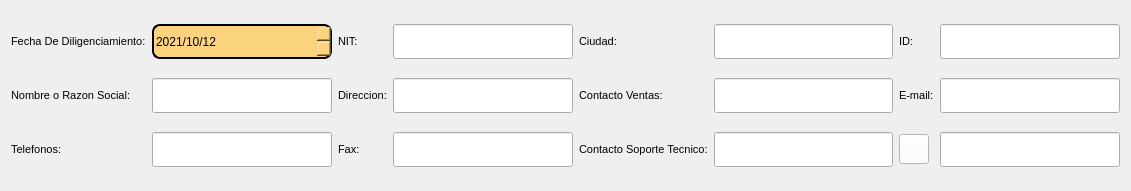
           <widget class="QWidget" name="gridLayoutWidget_11">
            <property name="geometry">
             <rect>
              <x>50</x>
              <y>50</y>
              <width>1131</width>
              <height>191</height>
             </rect>
            </property>
            <layout class="QGridLayout" name="gridLayout_11">
             <item row="0" column="0">
              <widget class="QLabel" name="label_107">
               <property name="font">
                <font>
                 <family>Arial</family>
                 <pointsize>8</pointsize>
                </font>
               </property>
               <property name="styleSheet">
                <string notr="true">QLabel{
border: white;
}</string>
               </property>
               <property name="text">
                <string>Fecha De Diligenciamiento:</string>
               </property>
              </widget>
             </item>
             <item row="1" column="0">
              <widget class="QLabel" name="label_106">
               <property name="font">
                <font>
                 <family>Arial</family>
                 <pointsize>8</pointsize>
                </font>
               </property>
               <property name="styleSheet">
                <string notr="true">QLabel{
border: white;
}</string>
               </property>
               <property name="text">
                <string>Nombre o Razon Social:</string>
               </property>
              </widget>
             </item>
             <item row="1" column="5">
              <widget class="QLineEdit" name="lineEdit_63">
               <property name="minimumSize">
                <size>
                 <width>0</width>
                 <height>35</height>
                </size>
               </property>
               <property name="font">
                <font>
                 <family>Arial</family>
                </font>
               </property>
               <property name="styleSheet">
                <string notr="true"/>
               </property>
              </widget>
             </item>
             <item row="2" column="7">
              <widget class="QLineEdit" name="lineEdit_64">
               <property name="minimumSize">
                <size>
                 <width>0</width>
                 <height>35</height>
                </size>
               </property>
               <property name="font">
                <font>
                 <family>Arial</family>
                </font>
               </property>
               <property name="styleSheet">
                <string notr="true"/>
               </property>
              </widget>
             </item>
             <item row="2" column="1">
              <widget class="QLineEdit" name="lineEdit_61">
               <property name="minimumSize">
                <size>
                 <width>0</width>
                 <height>35</height>
                </size>
               </property>
               <property name="font">
                <font>
                 <family>Arial</family>
                </font>
               </property>
               <property name="styleSheet">
                <string notr="true"/>
               </property>
               <property name="text">
                <string/>
               </property>
              </widget>
             </item>
             <item row="2" column="4">
              <widget class="QLabel" name="label_104">
               <property name="font">
                <font>
                 <family>Arial</family>
                 <pointsize>8</pointsize>
                </font>
               </property>
               <property name="styleSheet">
                <string notr="true">QLabel{
border: white;
}</string>
               </property>
               <property name="text">
                <string>Fax:</string>
               </property>
              </widget>
             </item>
             <item row="2" column="0">
              <widget class="QLabel" name="label_105">
               <property name="font">
                <font>
                 <family>Arial</family>
                 <pointsize>8</pointsize>
                </font>
               </property>
               <property name="styleSheet">
                <string notr="true">QLabel{
border: white;
}</string>
               </property>
               <property name="text">
                <string>Telefonos:</string>
               </property>
              </widget>
             </item>
             <item row="0" column="4">
              <widget class="QLabel" name="label_100">
               <property name="font">
                <font>
                 <family>Arial</family>
                 <pointsize>8</pointsize>
                </font>
               </property>
               <property name="styleSheet">
                <string notr="true">QLabel{
border: white;
}</string>
               </property>
               <property name="text">
                <string>NIT:</string>
               </property>
              </widget>
             </item>
             <item row="0" column="1">
              <widget class="QDateEdit" name="FDiligenciamiento_2">
               <property name="minimumSize">
                <size>
                 <width>0</width>
                 <height>35</height>
                </size>
               </property>
               <property name="font">
                <font>
                 <family>Arial</family>
                </font>
               </property>
               <property name="styleSheet">
                <string notr="true">QDateEdit{
Border: 2px solid black;
Border-radius: 8px;
background:#FBD27E;
}</string>
               </property>
               <property name="dateTime">
                <datetime>
                 <hour>0</hour>
                 <minute>0</minute>
                 <second>0</second>
                 <year>2021</year>
                 <month>10</month>
                 <day>12</day>
                </datetime>
               </property>
               <property name="maximumDate">
                <date>
                 <year>3000</year>
                 <month>12</month>
                 <day>31</day>
                </date>
               </property>
               <property name="minimumDate">
                <date>
                 <year>2021</year>
                 <month>5</month>
                 <day>17</day>
                </date>
               </property>
               <property name="displayFormat">
                <string>yyyy/MM/d</string>
               </property>
              </widget>
             </item>
             <item row="1" column="4">
              <widget class="QLabel" name="label_78">
               <property name="font">
                <font>
                 <family>Arial</family>
                 <pointsize>8</pointsize>
                </font>
               </property>
               <property name="styleSheet">
                <string notr="true">QLabel{
border: white;
}</string>
               </property>
               <property name="text">
                <string>Direccion:</string>
               </property>
              </widget>
             </item>
             <item row="0" column="6">
              <widget class="QLabel" name="label_101">
               <property name="font">
                <font>
                 <family>Arial</family>
                 <pointsize>8</pointsize>
                </font>
               </property>
               <property name="styleSheet">
                <string notr="true">QLabel{
border: white;
}</string>
               </property>
               <property name="text">
                <string>Ciudad:</string>
               </property>
              </widget>
             </item>
             <item row="0" column="7">
              <widget class="QLineEdit" name="lineEdit_58">
               <property name="minimumSize">
                <size>
                 <width>0</width>
                 <height>35</height>
                </size>
               </property>
               <property name="font">
                <font>
                 <family>Arial</family>
                </font>
               </property>
               <property name="styleSheet">
                <string notr="true"/>
               </property>
              </widget>
             </item>
             <item row="1" column="6">
              <widget class="QLabel" name="label_102">
               <property name="font">
                <font>
                 <family>Arial</family>
                 <pointsize>8</pointsize>
                </font>
               </property>
               <property name="styleSheet">
                <string notr="true">QLabel{
border: white;
}</string>
               </property>
               <property name="text">
                <string>Contacto Ventas:</string>
               </property>
              </widget>
             </item>
             <item row="1" column="1">
              <widget class="QLineEdit" name="lineEdit_60">
               <property name="minimumSize">
                <size>
                 <width>0</width>
                 <height>35</height>
                </size>
               </property>
               <property name="font">
                <font>
                 <family>Arial</family>
                </font>
               </property>
               <property name="styleSheet">
                <string notr="true"/>
               </property>
               <property name="text">
                <string/>
               </property>
              </widget>
             </item>
             <item row="1" column="7">
              <widget class="QLineEdit" name="lineEdit_59">
               <property name="minimumSize">
                <size>
                 <width>0</width>
                 <height>35</height>
                </size>
               </property>
               <property name="font">
                <font>
                 <family>Arial</family>
                </font>
               </property>
               <property name="styleSheet">
                <string notr="true"/>
               </property>
              </widget>
             </item>
             <item row="2" column="6">
              <widget class="QLabel" name="label_103">
               <property name="font">
                <font>
                 <family>Arial</family>
                 <pointsize>8</pointsize>
                </font>
               </property>
               <property name="styleSheet">
                <string notr="true">QLabel{
border: white;
}</string>
               </property>
               <property name="text">
                <string>Contacto Soporte Tecnico:</string>
               </property>
              </widget>
             </item>
             <item row="1" column="10">
              <widget class="QLineEdit" name="lineEdit_57">
               <property name="minimumSize">
                <size>
                 <width>0</width>
                 <height>35</height>
                </size>
               </property>
               <property name="font">
                <font>
                 <family>Arial</family>
                </font>
               </property>
               <property name="styleSheet">
                <string notr="true"/>
               </property>
              </widget>
             </item>
             <item row="0" column="5">
              <widget class="QLineEdit" name="lineEdit_68">
               <property name="minimumSize">
                <size>
                 <width>0</width>
                 <height>35</height>
                </size>
               </property>
               <property name="font">
                <font>
                 <family>Arial</family>
                </font>
               </property>
               <property name="styleSheet">
                <string notr="true"/>
               </property>
              </widget>
             </item>
             <item row="1" column="8">
              <widget class="QLabel" name="label_113">
               <property name="font">
                <font>
                 <family>Arial</family>
                 <pointsize>8</pointsize>
                </font>
               </property>
               <property name="styleSheet">
                <string notr="true">QLabel{
border: white;
}</string>
               </property>
               <property name="text">
                <string>E-mail:</string>
               </property>
              </widget>
             </item>
             <item row="2" column="5">
              <widget class="QLineEdit" name="lineEdit_62">
               <property name="minimumSize">
                <size>
                 <width>0</width>
                 <height>35</height>
                </size>
               </property>
               <property name="font">
                <font>
                 <family>Arial</family>
                </font>
               </property>
               <property name="styleSheet">
                <string notr="true"/>
               </property>
              </widget>
             </item>
             <item row="0" column="10">
              <widget class="QLineEdit" name="lineEdit_67">
               <property name="minimumSize">
                <size>
                 <width>0</width>
                 <height>35</height>
                </size>
               </property>
               <property name="font">
                <font>
                 <family>Arial</family>
                </font>
               </property>
               <property name="styleSheet">
                <string notr="true"/>
               </property>
              </widget>
             </item>
             <item row="2" column="8">
              <widget class="QPushButton" name="pushButton_23">
               <property name="enabled">
                <bool>true</bool>
               </property>
               <property name="maximumSize">
                <size>
                 <width>30</width>
                 <height>30</height>
                </size>
               </property>
               <property name="palette">
                <palette>
                 <active>
                  <colorrole role="WindowText">
                   <brush brushstyle="SolidPattern">
                    <color alpha="255">
                     <red>0</red>
                     <green>48</green>
                     <blue>87</blue>
                    </color>
                   </brush>
                  </colorrole>
                  <colorrole role="Button">
                   <brush brushstyle="SolidPattern">
                    <color alpha="255">
                     <red>255</red>
                     <green>255</green>
                     <blue>255</blue>
                    </color>
                   </brush>
                  </colorrole>
                  <colorrole role="Light">
                   <brush brushstyle="SolidPattern">
                    <color alpha="255">
                     <red>0</red>
                     <green>72</green>
                     <blue>131</blue>
                    </color>
                   </brush>
                  </colorrole>
                  <colorrole role="Midlight">
                   <brush brushstyle="SolidPattern">
                    <color alpha="255">
                     <red>0</red>
                     <green>60</green>
                     <blue>109</blue>
                    </color>
                   </brush>
                  </colorrole>
                  <colorrole role="Dark">
                   <brush brushstyle="SolidPattern">
                    <color alpha="255">
                     <red>0</red>
                     <green>24</green>
                     <blue>43</blue>
                    </color>
                   </brush>
                  </colorrole>
                  <colorrole role="Mid">
                   <brush brushstyle="SolidPattern">
                    <color alpha="255">
                     <red>0</red>
                     <green>32</green>
                     <blue>58</blue>
                    </color>
                   </brush>
                  </colorrole>
                  <colorrole role="Text">
                   <brush brushstyle="SolidPattern">
                    <color alpha="255">
                     <red>0</red>
                     <green>48</green>
                     <blue>87</blue>
                    </color>
                   </brush>
                  </colorrole>
                  <colorrole role="BrightText">
                   <brush brushstyle="SolidPattern">
                    <color alpha="255">
                     <red>255</red>
                     <green>255</green>
                     <blue>255</blue>
                    </color>
                   </brush>
                  </colorrole>
                  <colorrole role="ButtonText">
                   <brush brushstyle="SolidPattern">
                    <color alpha="255">
                     <red>0</red>
                     <green>48</green>
                     <blue>87</blue>
                    </color>
                   </brush>
                  </colorrole>
                  <colorrole role="Base">
                   <brush brushstyle="SolidPattern">
                    <color alpha="255">
                     <red>255</red>
                     <green>255</green>
                     <blue>255</blue>
                    </color>
                   </brush>
                  </colorrole>
                  <colorrole role="Window">
                   <brush brushstyle="SolidPattern">
                    <color alpha="255">
                     <red>255</red>
                     <green>255</green>
                     <blue>255</blue>
                    </color>
                   </brush>
                  </colorrole>
                  <colorrole role="Shadow">
                   <brush brushstyle="SolidPattern">
                    <color alpha="255">
                     <red>0</red>
                     <green>0</green>
                     <blue>0</blue>
                    </color>
                   </brush>
                  </colorrole>
                  <colorrole role="AlternateBase">
                   <brush brushstyle="SolidPattern">
                    <color alpha="255">
                     <red>0</red>
                     <green>24</green>
                     <blue>43</blue>
                    </color>
                   </brush>
                  </colorrole>
                  <colorrole role="ToolTipBase">
                   <brush brushstyle="SolidPattern">
                    <color alpha="255">
                     <red>255</red>
                     <green>255</green>
                     <blue>220</blue>
                    </color>
                   </brush>
                  </colorrole>
                  <colorrole role="ToolTipText">
                   <brush brushstyle="SolidPattern">
                    <color alpha="255">
                     <red>0</red>
                     <green>0</green>
                     <blue>0</blue>
                    </color>
                   </brush>
                  </colorrole>
                 </active>
                 <inactive>
                  <colorrole role="WindowText">
                   <brush brushstyle="SolidPattern">
                    <color alpha="255">
                     <red>0</red>
                     <green>48</green>
                     <blue>87</blue>
                    </color>
                   </brush>
                  </colorrole>
                  <colorrole role="Button">
                   <brush brushstyle="SolidPattern">
                    <color alpha="255">
                     <red>255</red>
                     <green>255</green>
                     <blue>255</blue>
                    </color>
                   </brush>
                  </colorrole>
                  <colorrole role="Light">
                   <brush brushstyle="SolidPattern">
                    <color alpha="255">
                     <red>0</red>
                     <green>72</green>
                     <blue>131</blue>
                    </color>
                   </brush>
                  </colorrole>
                  <colorrole role="Midlight">
                   <brush brushstyle="SolidPattern">
                    <color alpha="255">
                     <red>0</red>
                     <green>60</green>
                     <blue>109</blue>
                    </color>
                   </brush>
                  </colorrole>
                  <colorrole role="Dark">
                   <brush brushstyle="SolidPattern">
                    <color alpha="255">
                     <red>0</red>
                     <green>24</green>
                     <blue>43</blue>
                    </color>
                   </brush>
                  </colorrole>
                  <colorrole role="Mid">
                   <brush brushstyle="SolidPattern">
                    <color alpha="255">
                     <red>0</red>
                     <green>32</green>
                     <blue>58</blue>
                    </color>
                   </brush>
                  </colorrole>
                  <colorrole role="Text">
                   <brush brushstyle="SolidPattern">
                    <color alpha="255">
                     <red>0</red>
                     <green>48</green>
                     <blue>87</blue>
                    </color>
                   </brush>
                  </colorrole>
                  <colorrole role="BrightText">
                   <brush brushstyle="SolidPattern">
                    <color alpha="255">
                     <red>255</red>
                     <green>255</green>
                     <blue>255</blue>
                    </color>
                   </brush>
                  </colorrole>
                  <colorrole role="ButtonText">
                   <brush brushstyle="SolidPattern">
                    <color alpha="255">
                     <red>0</red>
                     <green>48</green>
                     <blue>87</blue>
                    </color>
                   </brush>
                  </colorrole>
                  <colorrole role="Base">
                   <brush brushstyle="SolidPattern">
                    <color alpha="255">
                     <red>255</red>
                     <green>255</green>
                     <blue>255</blue>
                    </color>
                   </brush>
                  </colorrole>
                  <colorrole role="Window">
                   <brush brushstyle="SolidPattern">
                    <color alpha="255">
                     <red>255</red>
                     <green>255</green>
                     <blue>255</blue>
                    </color>
                   </brush>
                  </colorrole>
                  <colorrole role="Shadow">
                   <brush brushstyle="SolidPattern">
                    <color alpha="255">
                     <red>0</red>
                     <green>0</green>
                     <blue>0</blue>
                    </color>
                   </brush>
                  </colorrole>
                  <colorrole role="AlternateBase">
                   <brush brushstyle="SolidPattern">
                    <color alpha="255">
                     <red>0</red>
                     <green>24</green>
                     <blue>43</blue>
                    </color>
                   </brush>
                  </colorrole>
                  <colorrole role="ToolTipBase">
                   <brush brushstyle="SolidPattern">
                    <color alpha="255">
                     <red>255</red>
                     <green>255</green>
                     <blue>220</blue>
                    </color>
                   </brush>
                  </colorrole>
                  <colorrole role="ToolTipText">
                   <brush brushstyle="SolidPattern">
                    <color alpha="255">
                     <red>0</red>
                     <green>0</green>
                     <blue>0</blue>
                    </color>
                   </brush>
                  </colorrole>
                 </inactive>
                 <disabled>
                  <colorrole role="WindowText">
                   <brush brushstyle="SolidPattern">
                    <color alpha="255">
                     <red>0</red>
                     <green>24</green>
                     <blue>43</blue>
                    </color>
                   </brush>
                  </colorrole>
                  <colorrole role="Button">
                   <brush brushstyle="SolidPattern">
                    <color alpha="255">
                     <red>255</red>
                     <green>255</green>
                     <blue>255</blue>
                    </color>
                   </brush>
                  </colorrole>
                  <colorrole role="Light">
                   <brush brushstyle="SolidPattern">
                    <color alpha="255">
                     <red>0</red>
                     <green>72</green>
                     <blue>131</blue>
                    </color>
                   </brush>
                  </colorrole>
                  <colorrole role="Midlight">
                   <brush brushstyle="SolidPattern">
                    <color alpha="255">
                     <red>0</red>
                     <green>60</green>
                     <blue>109</blue>
                    </color>
                   </brush>
                  </colorrole>
                  <colorrole role="Dark">
                   <brush brushstyle="SolidPattern">
                    <color alpha="255">
                     <red>0</red>
                     <green>24</green>
                     <blue>43</blue>
                    </color>
                   </brush>
                  </colorrole>
                  <colorrole role="Mid">
                   <brush brushstyle="SolidPattern">
                    <color alpha="255">
                     <red>0</red>
                     <green>32</green>
                     <blue>58</blue>
                    </color>
                   </brush>
                  </colorrole>
                  <colorrole role="Text">
                   <brush brushstyle="SolidPattern">
                    <color alpha="255">
                     <red>0</red>
                     <green>24</green>
                     <blue>43</blue>
                    </color>
                   </brush>
                  </colorrole>
                  <colorrole role="BrightText">
                   <brush brushstyle="SolidPattern">
                    <color alpha="255">
                     <red>255</red>
                     <green>255</green>
                     <blue>255</blue>
                    </color>
                   </brush>
                  </colorrole>
                  <colorrole role="ButtonText">
                   <brush brushstyle="SolidPattern">
                    <color alpha="255">
                     <red>0</red>
                     <green>24</green>
                     <blue>43</blue>
                    </color>
                   </brush>
                  </colorrole>
                  <colorrole role="Base">
                   <brush brushstyle="SolidPattern">
                    <color alpha="255">
                     <red>255</red>
                     <green>255</green>
                     <blue>255</blue>
                    </color>
                   </brush>
                  </colorrole>
                  <colorrole role="Window">
                   <brush brushstyle="SolidPattern">
                    <color alpha="255">
                     <red>255</red>
                     <green>255</green>
                     <blue>255</blue>
                    </color>
                   </brush>
                  </colorrole>
                  <colorrole role="Shadow">
                   <brush brushstyle="SolidPattern">
                    <color alpha="255">
                     <red>0</red>
                     <green>0</green>
                     <blue>0</blue>
                    </color>
                   </brush>
                  </colorrole>
                  <colorrole role="AlternateBase">
                   <brush brushstyle="SolidPattern">
                    <color alpha="255">
                     <red>0</red>
                     <green>48</green>
                     <blue>87</blue>
                    </color>
                   </brush>
                  </colorrole>
                  <colorrole role="ToolTipBase">
                   <brush brushstyle="SolidPattern">
                    <color alpha="255">
                     <red>255</red>
                     <green>255</green>
                     <blue>220</blue>
                    </color>
                   </brush>
                  </colorrole>
                  <colorrole role="ToolTipText">
                   <brush brushstyle="SolidPattern">
                    <color alpha="255">
                     <red>0</red>
                     <green>0</green>
                     <blue>0</blue>
                    </color>
                   </brush>
                  </colorrole>
                 </disabled>
                </palette>
               </property>
               <property name="font">
                <font>
                 <family>Montserrat</family>
                 <pointsize>8</pointsize>
                </font>
               </property>
               <property name="mouseTracking">
                <bool>false</bool>
               </property>
               <property name="text">
                <string/>
               </property>
               <property name="icon">
                <iconset resource="resources.qrc">
                 <normaloff>:/Icon/Recursos/Mantenimiento.png</normaloff>:/Icon/Recursos/Mantenimiento.png</iconset>
               </property>
               <property name="iconSize">
                <size>
                 <width>100</width>
                 <height>44</height>
                </size>
               </property>
               <property name="autoDefault">
                <bool>false</bool>
               </property>
               <property name="default">
                <bool>false</bool>
               </property>
              </widget>
             </item>
             <item row="0" column="8">
              <widget class="QLabel" name="label_112">
               <property name="font">
                <font>
                 <family>Arial</family>
                 <pointsize>8</pointsize>
                </font>
               </property>
               <property name="styleSheet">
                <string notr="true">QLabel{
border: white;
}</string>
               </property>
               <property name="text">
                <string>ID:</string>
               </property>
              </widget>
             </item>
             <item row="2" column="10">
              <widget class="QLineEdit" name="lineEdit_65">
               <property name="minimumSize">
                <size>
                 <width>0</width>
                 <height>35</height>
                </size>
               </property>
               <property name="font">
                <font>
                 <family>Arial</family>
                </font>
               </property>
               <property name="styleSheet">
                <string notr="true"/>
               </property>
              </widget>
             </item>
            </layout>
           </widget>
